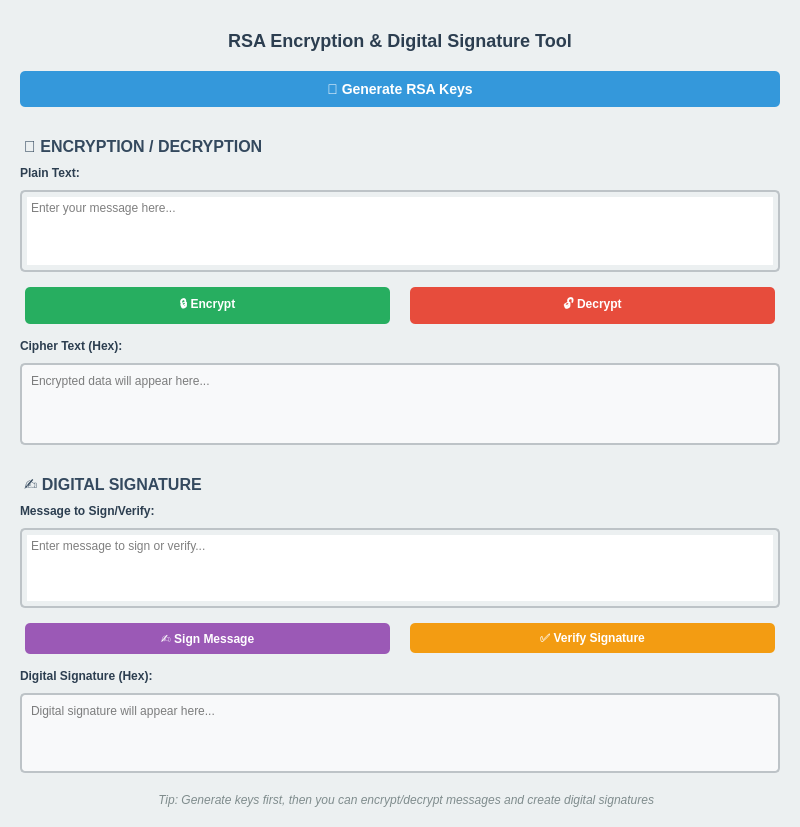
<?xml version="1.0" encoding="UTF-8"?>
<ui version="4.0">
 <class>MainWindow</class>
 <widget class="QMainWindow" name="MainWindow">
  <property name="geometry">
   <rect>
    <x>0</x>
    <y>0</y>
    <width>800</width>
    <height>700</height>
   </rect>
  </property>
  <property name="windowTitle">
   <string>RSA Encryption Tool</string>
  </property>
  <property name="styleSheet">
   <string>QMainWindow {
    background-color: #ecf0f1;
   }</string>
  </property>
  <widget class="QWidget" name="centralwidget">
   <layout class="QVBoxLayout" name="main_layout">
    <property name="spacing">
     <number>10</number>
    </property>
    <property name="leftMargin">
     <number>20</number>
    </property>
    <property name="topMargin">
     <number>20</number>
    </property>
    <property name="rightMargin">
     <number>20</number>
    </property>
    <property name="bottomMargin">
     <number>20</number>
    </property>
    <item>
     <widget class="QLabel" name="title_label">
      <property name="text">
       <string>RSA Encryption &amp; Digital Signature Tool</string>
      </property>
      <property name="alignment">
       <set>Qt::AlignCenter</set>
      </property>
      <property name="styleSheet">
       <string>font-size: 18px; font-weight: bold; color: #2c3e50; margin: 10px;</string>
      </property>
     </widget>
    </item>
    <item>
     <widget class="QPushButton" name="btn_gen_keys">
      <property name="text">
       <string>🔑 Generate RSA Keys</string>
      </property>
      <property name="styleSheet">
       <string>QPushButton {
    background-color: #3498db;
    color: white;
    border: none;
    padding: 10px;
    font-size: 14px;
    font-weight: bold;
    border-radius: 5px;
}
QPushButton:hover {
    background-color: #2980b9;
}</string>
      </property>
     </widget>
    </item>
    <item>
     <widget class="QLabel" name="encryption_group">
      <property name="text">
       <string>📝 ENCRYPTION / DECRYPTION</string>
      </property>
      <property name="styleSheet">
       <string>font-size: 16px; font-weight: bold; color: #34495e; margin-top: 20px;</string>
      </property>
     </widget>
    </item>
    <item>
     <widget class="QLabel" name="plain_label">
      <property name="text">
       <string>Plain Text:</string>
      </property>
      <property name="styleSheet">
       <string>font-weight: bold; color: #2c3e50;</string>
      </property>
     </widget>
    </item>
    <item>
     <widget class="QTextEdit" name="txt_plain_text">
      <property name="maximumSize">
       <size>
        <width>16777215</width>
        <height>100</height>
       </size>
      </property>
      <property name="placeholderText">
       <string>Enter your message here...</string>
      </property>
      <property name="styleSheet">
       <string>QTextEdit {
    border: 2px solid #bdc3c7;
    border-radius: 5px;
    padding: 5px;
    font-size: 12px;
}
QTextEdit:focus {
    border-color: #3498db;
}</string>
      </property>
     </widget>
    </item>
    <item>
     <layout class="QHBoxLayout" name="encrypt_layout">
      <item>
       <widget class="QPushButton" name="btn_encrypt">
        <property name="text">
         <string>🔒 Encrypt</string>
        </property>
        <property name="styleSheet">
         <string>QPushButton {
    background-color: #27ae60;
    color: white;
    border: none;
    padding: 8px 16px;
    font-size: 12px;
    font-weight: bold;
    border-radius: 5px;
    margin: 5px;
}
QPushButton:hover {
    background-color: #229954;
}</string>
        </property>
       </widget>
      </item>
      <item>
       <widget class="QPushButton" name="btn_decrypt">
        <property name="text">
         <string>🔓 Decrypt</string>
        </property>
        <property name="styleSheet">
         <string>QPushButton {
    background-color: #e74c3c;
    color: white;
    border: none;
    padding: 8px 16px;
    font-size: 12px;
    font-weight: bold;
    border-radius: 5px;
    margin: 5px;
}
QPushButton:hover {
    background-color: #c0392b;
}</string>
        </property>
       </widget>
      </item>
     </layout>
    </item>
    <item>
     <widget class="QLabel" name="cipher_label">
      <property name="text">
       <string>Cipher Text (Hex):</string>
      </property>
      <property name="styleSheet">
       <string>font-weight: bold; color: #2c3e50;</string>
      </property>
     </widget>
    </item>
    <item>
     <widget class="QTextEdit" name="txt_cipher_text">
      <property name="maximumSize">
       <size>
        <width>16777215</width>
        <height>100</height>
       </size>
      </property>
      <property name="placeholderText">
       <string>Encrypted data will appear here...</string>
      </property>
      <property name="styleSheet">
       <string>QTextEdit {
    border: 2px solid #bdc3c7;
    border-radius: 5px;
    padding: 5px;
    font-size: 12px;
    background-color: #f8f9fa;
}
QTextEdit:focus {
    border-color: #3498db;
}</string>
      </property>
     </widget>
    </item>
    <item>
     <widget class="QLabel" name="signature_group">
      <property name="text">
       <string>✍️ DIGITAL SIGNATURE</string>
      </property>
      <property name="styleSheet">
       <string>font-size: 16px; font-weight: bold; color: #34495e; margin-top: 20px;</string>
      </property>
     </widget>
    </item>
    <item>
     <widget class="QLabel" name="info_label">
      <property name="text">
       <string>Message to Sign/Verify:</string>
      </property>
      <property name="styleSheet">
       <string>font-weight: bold; color: #2c3e50;</string>
      </property>
     </widget>
    </item>
    <item>
     <widget class="QTextEdit" name="txt_info">
      <property name="maximumSize">
       <size>
        <width>16777215</width>
        <height>80</height>
       </size>
      </property>
      <property name="placeholderText">
       <string>Enter message to sign or verify...</string>
      </property>
      <property name="styleSheet">
       <string>QTextEdit {
    border: 2px solid #bdc3c7;
    border-radius: 5px;
    padding: 5px;
    font-size: 12px;
}
QTextEdit:focus {
    border-color: #3498db;
}</string>
      </property>
     </widget>
    </item>
    <item>
     <layout class="QHBoxLayout" name="sign_layout">
      <item>
       <widget class="QPushButton" name="btn_sign">
        <property name="text">
         <string>✍️ Sign Message</string>
        </property>
        <property name="styleSheet">
         <string>QPushButton {
    background-color: #9b59b6;
    color: white;
    border: none;
    padding: 8px 16px;
    font-size: 12px;
    font-weight: bold;
    border-radius: 5px;
    margin: 5px;
}
QPushButton:hover {
    background-color: #8e44ad;
}</string>
        </property>
       </widget>
      </item>
      <item>
       <widget class="QPushButton" name="btn_verify">
        <property name="text">
         <string>✅ Verify Signature</string>
        </property>
        <property name="styleSheet">
         <string>QPushButton {
    background-color: #f39c12;
    color: white;
    border: none;
    padding: 8px 16px;
    font-size: 12px;
    font-weight: bold;
    border-radius: 5px;
    margin: 5px;
}
QPushButton:hover {
    background-color: #e67e22;
}</string>
        </property>
       </widget>
      </item>
     </layout>
    </item>
    <item>
     <widget class="QLabel" name="signature_label">
      <property name="text">
       <string>Digital Signature (Hex):</string>
      </property>
      <property name="styleSheet">
       <string>font-weight: bold; color: #2c3e50;</string>
      </property>
     </widget>
    </item>
    <item>
     <widget class="QTextEdit" name="txt_sign">
      <property name="maximumSize">
       <size>
        <width>16777215</width>
        <height>80</height>
       </size>
      </property>
      <property name="placeholderText">
       <string>Digital signature will appear here...</string>
      </property>
      <property name="styleSheet">
       <string>QTextEdit {
    border: 2px solid #bdc3c7;
    border-radius: 5px;
    padding: 5px;
    font-size: 12px;
    background-color: #f8f9fa;
}
QTextEdit:focus {
    border-color: #3498db;
}</string>
      </property>
     </widget>
    </item>
    <item>
     <widget class="QLabel" name="footer_label">
      <property name="text">
       <string>💡 Tip: Generate keys first, then you can encrypt/decrypt messages and create digital signatures</string>
      </property>
      <property name="alignment">
       <set>Qt::AlignCenter</set>
      </property>
      <property name="styleSheet">
       <string>color: #7f8c8d; font-style: italic; margin-top: 10px;</string>
      </property>
     </widget>
    </item>
   </layout>
  </widget>
 </widget>
 <resources/>
 <connections/>
</ui>
